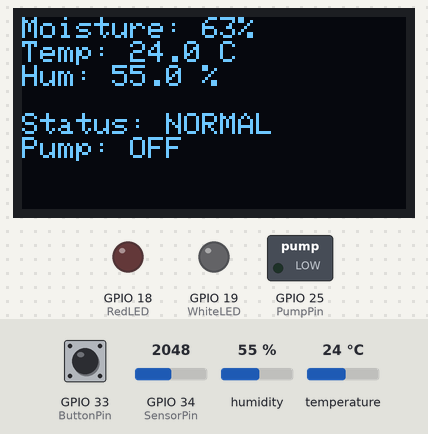
Simulated run of this sketch. Board: ESP32. On the bench: 128×64 one-colour display, switched loads named in the sketch (green lamp = pin HIGH), output pins drawn as LEDs (lit = HIGH). The test bench sets the inputs (shaded band); at power-on: GPIO 34 (SensorPin) = 2048, GPIO 33 (ButtonPin) HIGH, humidity 55 %, temperature 24 °C.

Above: at 2.7 s.
2.8 s: GPIO 34 (SensorPin) set to 2754
At 4.7 s:
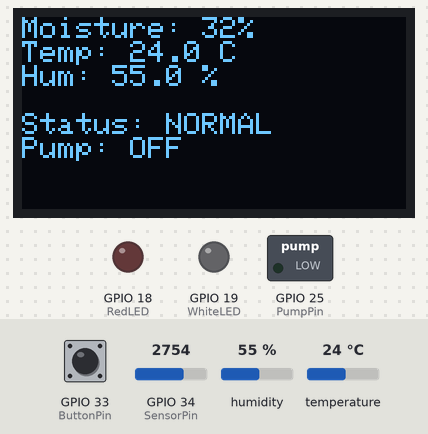
5.1 s: GPIO 34 (SensorPin) set to 2878
At 6.6 s:
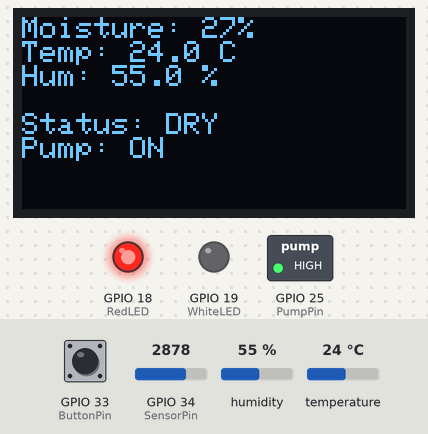
7.2 s: GPIO 33 (ButtonPin) pulled LOW for 1.25 s
At 10.2 s:
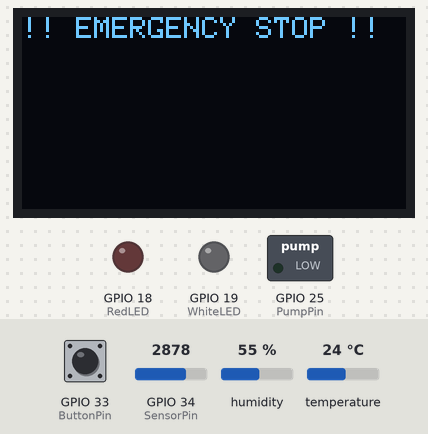
Timing chart, 0 to 11.7 s (numbered marks = the images above; inputs shaded):
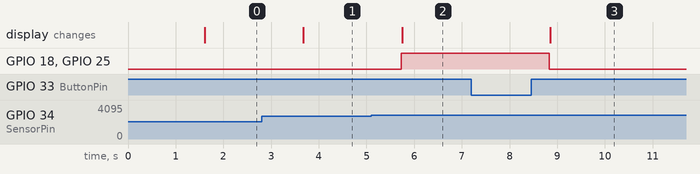

The sketch:

withOLED_pump_andDHT11.ino
```cpp
#include <Wire.h>
#include <Adafruit_GFX.h>
#include <Adafruit_SSD1306.h>
#include <Adafruit_Sensor.h>
#include <DHT.h>

// OLED Display setup
#define SCREEN_WIDTH 128
#define SCREEN_HEIGHT 64
#define OLED_RESET    -1
Adafruit_SSD1306 display(SCREEN_WIDTH, SCREEN_HEIGHT, &Wire, OLED_RESET);

// Pin Definitions
#define SensorPin   34   // Moisture sensor (ADC)
#define RedLED      18   // Red LED (Dry)
#define WhiteLED    19   // White LED (Wet)
#define PumpPin     25   // Pump transistor base (active HIGH)
#define DHTpin      14   // DHT11 sensor
#define ButtonPin   33   // Emergency/Reset button

// Calibration values
#define DRY_VALUE   3500
#define WET_VALUE   1200

// DHT setup
#define DHTTYPE     DHT11
DHT dht(DHTpin, DHTTYPE);

// State variables
int sensorVal;
int moisturePercent;
float temperature, humidity;
bool pumpRunning    = false;
bool emergencyStop  = false;
unsigned long lastPressTime = 0;
int pressCount      = 0;

void setup() {
  Serial.begin(115200);

  pinMode(RedLED, OUTPUT);
  pinMode(WhiteLED, OUTPUT);
  pinMode(PumpPin, OUTPUT);
  pinMode(ButtonPin, INPUT_PULLUP);

  dht.begin();

  if (!display.begin(SSD1306_SWITCHCAPVCC, 0x3C)) {
    Serial.println(F("OLED not found"));
    while (1);
  }

  // Intro splash
  display.clearDisplay();
  display.setTextSize(1);
  display.setTextColor(SSD1306_WHITE);
  display.setCursor(0,0);
  display.println("Soil Moisture Monitor");
  display.display();
  delay(1500);
}

void readButton() {
  static bool lastState = HIGH;
  bool currState = digitalRead(ButtonPin);

  if (lastState == HIGH && currState == LOW) {
    unsigned long now = millis();
    if (now - lastPressTime < 500) {
      pressCount++;
    } else {
      pressCount = 1;
    }
    lastPressTime = now;
  }

  // Single press → emergency stop
  if (pressCount == 1 && millis() - lastPressTime > 800) {
    emergencyStop = true;
    pressCount = 0;
  }
  // Double press → reset
  else if (pressCount == 2 && millis() - lastPressTime > 800) {
    emergencyStop = false;
    pressCount = 0;
  }

  lastState = currState;
}

void loop() {
  readButton();

  // 1) Read sensors
  sensorVal = analogRead(SensorPin);
  sensorVal = constrain(sensorVal, WET_VALUE, DRY_VALUE);
  moisturePercent = map(sensorVal, DRY_VALUE, WET_VALUE, 0, 100);
  humidity = dht.readHumidity();
  temperature = dht.readTemperature();

  // 2) Emergency override
  if (emergencyStop) {
    digitalWrite(PumpPin, LOW);        // pump OFF
    digitalWrite(RedLED, LOW);
    digitalWrite(WhiteLED, LOW);

    display.clearDisplay();
    display.setCursor(0,0);
    display.println("!! EMERGENCY STOP !!");
    display.display();
    delay(500);
    return;
  }

  // 3) Hysteresis pump control
  if (!pumpRunning && moisturePercent < 30) {
    pumpRunning = true;   // start pump
  }
  else if (pumpRunning && moisturePercent >= 70) {
    pumpRunning = false;  // stop pump
  }
  digitalWrite(PumpPin, pumpRunning ? HIGH : LOW);

  // 4) LEDs & OLED status
  display.clearDisplay();
  display.setCursor(0,0);
  display.printf("Moisture: %d%%\n", moisturePercent);
  display.printf("Temp: %.1f C\n", temperature);
  display.printf("Hum: %.1f %%\n\n", humidity);

  if (moisturePercent < 30) {
    digitalWrite(RedLED, HIGH);
    digitalWrite(WhiteLED, LOW);
    display.println("Status: DRY");
  }
  else if (moisturePercent >= 70) {
    digitalWrite(RedLED, LOW);
    digitalWrite(WhiteLED, HIGH);
    display.println("Status: WET");
  }
  else {
    digitalWrite(RedLED, LOW);
    digitalWrite(WhiteLED, LOW);
    display.println("Status: NORMAL");
  }

  display.printf("Pump: %s\n", pumpRunning ? "ON" : "OFF");
  display.display();

  delay(1000);
}
```

Measured:
- the behaviour switches between 2810 and 2811 on GPIO 34 (SensorPin) (found by bisection; images 1 and 2)
- after the input at 2.8 s, the display: changes after 0.88 s (image 1)
- after the input at 5.1 s, GPIO 18 (RedLED), GPIO 25 (PumpPin): LOW → HIGH after 0.63 s; the display: changes after 0.65 s (image 2)
- after the input at 7.2 s, GPIO 18 (RedLED), GPIO 25 (PumpPin): HIGH → LOW after 1.6 s; the display: changes after 1.7 s (image 3)
